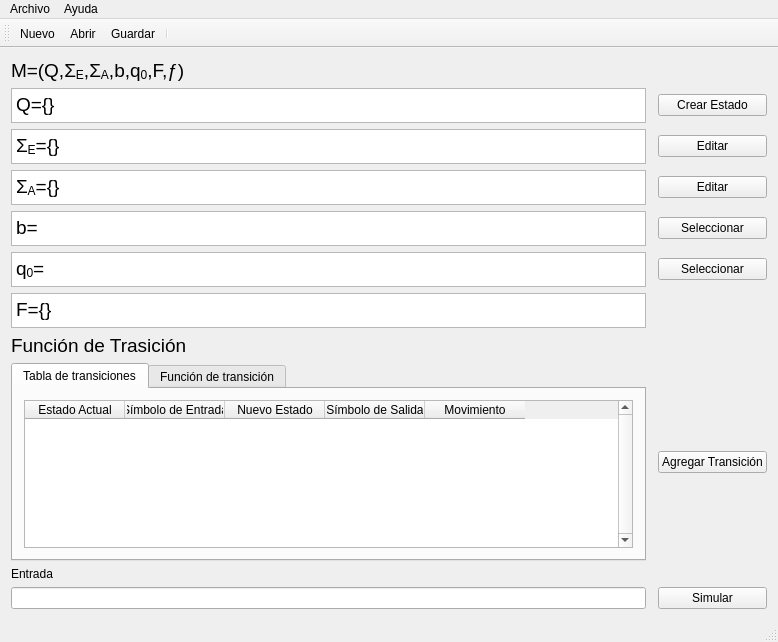
<?xml version="1.0" encoding="UTF-8"?>
<ui version="4.0">
 <class>MainWindow</class>
 <widget class="QMainWindow" name="MainWindow">
  <property name="geometry">
   <rect>
    <x>0</x>
    <y>0</y>
    <width>778</width>
    <height>642</height>
   </rect>
  </property>
  <property name="font">
   <font>
    <family>MS Shell Dlg 2</family>
   </font>
  </property>
  <property name="windowTitle">
   <string>Simulador de MT</string>
  </property>
  <property name="windowIcon">
   <iconset resource="Resource.qrc">
    <normaloff>:/resource/resource/Alan_Turing_.jpg</normaloff>:/resource/resource/Alan_Turing_.jpg</iconset>
  </property>
  <property name="styleSheet">
   <string notr="true">QTextBrowser{
font-family:'MS Shell Dlg 2'; font-weight:400; font-style:normal;font-size:14pt;
}</string>
  </property>
  <widget class="QWidget" name="centralWidget">
   <layout class="QGridLayout" name="gridLayout">
    <item row="0" column="0">
     <widget class="QLabel" name="label_7">
      <property name="text">
       <string>&lt;!DOCTYPE HTML PUBLIC &quot;-//W3C//DTD HTML 4.0//EN&quot; &quot;http://www.w3.org/TR/REC-html40/strict.dtd&quot;&gt;
&lt;html&gt;&lt;head&gt;&lt;meta name=&quot;qrichtext&quot; content=&quot;1&quot; /&gt;&lt;style type=&quot;text/css&quot;&gt;
p, li { white-space: pre-wrap; }
&lt;/style&gt;&lt;/head&gt;&lt;body style=&quot; font-family:'Ubuntu'; font-size:11pt; font-weight:400; font-style:normal;&quot;&gt;
&lt;p style=&quot; margin-top:0px; margin-bottom:0px; margin-left:0px; margin-right:0px; -qt-block-indent:0; text-indent:0px;&quot;&gt;&lt;span style=&quot; font-family:'MS Shell Dlg 2'; font-size:14pt;&quot;&gt;M=(Q,Σ&lt;/span&gt;&lt;span style=&quot; font-family:'MS Shell Dlg 2'; font-size:14pt; vertical-align:sub;&quot;&gt;E&lt;/span&gt;&lt;span style=&quot; font-family:'MS Shell Dlg 2'; font-size:14pt;&quot;&gt;,Σ&lt;/span&gt;&lt;span style=&quot; font-family:'MS Shell Dlg 2'; font-size:14pt; vertical-align:sub;&quot;&gt;A&lt;/span&gt;&lt;span style=&quot; font-family:'MS Shell Dlg 2'; font-size:14pt;&quot;&gt;,b,q&lt;/span&gt;&lt;span style=&quot; font-family:'MS Shell Dlg 2'; font-size:14pt; vertical-align:sub;&quot;&gt;0&lt;/span&gt;&lt;span style=&quot; font-family:'MS Shell Dlg 2'; font-size:14pt;&quot;&gt;,F,ƒ)&lt;/span&gt;&lt;/p&gt;&lt;/body&gt;&lt;/html&gt;</string>
      </property>
     </widget>
    </item>
    <item row="12" column="0" colspan="2">
     <widget class="QLabel" name="label_13">
      <property name="text">
       <string>&lt;!DOCTYPE HTML PUBLIC &quot;-//W3C//DTD HTML 4.0//EN&quot; &quot;http://www.w3.org/TR/REC-html40/strict.dtd&quot;&gt;
&lt;html&gt;&lt;head&gt;&lt;meta name=&quot;qrichtext&quot; content=&quot;1&quot; /&gt;&lt;style type=&quot;text/css&quot;&gt;
p, li { white-space: pre-wrap; }
&lt;/style&gt;&lt;/head&gt;&lt;body style=&quot; font-family:'MS Shell Dlg 2'; font-size:8.25pt; font-weight:400; font-style:normal;&quot;&gt;
&lt;p style=&quot; margin-top:0px; margin-bottom:0px; margin-left:0px; margin-right:0px; -qt-block-indent:0; text-indent:0px;&quot;&gt;&lt;span style=&quot; font-size:14pt;&quot;&gt;Función de Trasición&lt;/span&gt;&lt;/p&gt;&lt;/body&gt;&lt;/html&gt;</string>
      </property>
     </widget>
    </item>
    <item row="5" column="0">
     <widget class="QTextBrowser" name="tb_inputAlphabet">
      <property name="maximumSize">
       <size>
        <width>16777215</width>
        <height>35</height>
       </size>
      </property>
      <property name="html">
       <string>&lt;!DOCTYPE HTML PUBLIC &quot;-//W3C//DTD HTML 4.0//EN&quot; &quot;http://www.w3.org/TR/REC-html40/strict.dtd&quot;&gt;
&lt;html&gt;&lt;head&gt;&lt;meta name=&quot;qrichtext&quot; content=&quot;1&quot; /&gt;&lt;style type=&quot;text/css&quot;&gt;
p, li { white-space: pre-wrap; }
&lt;/style&gt;&lt;/head&gt;&lt;body style=&quot; font-family:'MS Shell Dlg 2'; font-size:14pt; font-weight:400; font-style:normal;&quot;&gt;
&lt;p style=&quot; margin-top:0px; margin-bottom:0px; margin-left:0px; margin-right:0px; -qt-block-indent:0; text-indent:0px;&quot;&gt;Σ&lt;span style=&quot; vertical-align:sub;&quot;&gt;E&lt;/span&gt;={}&lt;/p&gt;&lt;/body&gt;&lt;/html&gt;</string>
      </property>
     </widget>
    </item>
    <item row="6" column="0">
     <widget class="QTextBrowser" name="tb_auxiliaryAlphabet">
      <property name="maximumSize">
       <size>
        <width>16777215</width>
        <height>35</height>
       </size>
      </property>
      <property name="html">
       <string>&lt;!DOCTYPE HTML PUBLIC &quot;-//W3C//DTD HTML 4.0//EN&quot; &quot;http://www.w3.org/TR/REC-html40/strict.dtd&quot;&gt;
&lt;html&gt;&lt;head&gt;&lt;meta name=&quot;qrichtext&quot; content=&quot;1&quot; /&gt;&lt;style type=&quot;text/css&quot;&gt;
p, li { white-space: pre-wrap; }
&lt;/style&gt;&lt;/head&gt;&lt;body style=&quot; font-family:'MS Shell Dlg 2'; font-size:14pt; font-weight:400; font-style:normal;&quot;&gt;
&lt;p style=&quot; margin-top:0px; margin-bottom:0px; margin-left:0px; margin-right:0px; -qt-block-indent:0; text-indent:0px;&quot;&gt;Σ&lt;span style=&quot; vertical-align:sub;&quot;&gt;A&lt;/span&gt;={}&lt;/p&gt;&lt;/body&gt;&lt;/html&gt;</string>
      </property>
     </widget>
    </item>
    <item row="8" column="0">
     <widget class="QTextBrowser" name="tb_initialState">
      <property name="maximumSize">
       <size>
        <width>16777215</width>
        <height>35</height>
       </size>
      </property>
      <property name="html">
       <string>&lt;!DOCTYPE HTML PUBLIC &quot;-//W3C//DTD HTML 4.0//EN&quot; &quot;http://www.w3.org/TR/REC-html40/strict.dtd&quot;&gt;
&lt;html&gt;&lt;head&gt;&lt;meta name=&quot;qrichtext&quot; content=&quot;1&quot; /&gt;&lt;style type=&quot;text/css&quot;&gt;
p, li { white-space: pre-wrap; }
&lt;/style&gt;&lt;/head&gt;&lt;body style=&quot; font-family:'MS Shell Dlg 2'; font-size:14pt; font-weight:400; font-style:normal;&quot;&gt;
&lt;p style=&quot; margin-top:0px; margin-bottom:0px; margin-left:0px; margin-right:0px; -qt-block-indent:0; text-indent:0px;&quot;&gt;q&lt;span style=&quot; vertical-align:sub;&quot;&gt;0&lt;/span&gt;=&lt;/p&gt;&lt;/body&gt;&lt;/html&gt;</string>
      </property>
     </widget>
    </item>
    <item row="5" column="2">
     <widget class="QPushButton" name="pb_addInputSymbol">
      <property name="text">
       <string>Editar</string>
      </property>
     </widget>
    </item>
    <item row="6" column="2">
     <widget class="QPushButton" name="pb_addAuiliarySymbol">
      <property name="text">
       <string>Editar</string>
      </property>
     </widget>
    </item>
    <item row="8" column="2">
     <widget class="QPushButton" name="pb_setIntialState">
      <property name="text">
       <string>Seleccionar</string>
      </property>
     </widget>
    </item>
    <item row="7" column="0">
     <widget class="QTextBrowser" name="tb_blank">
      <property name="maximumSize">
       <size>
        <width>16777215</width>
        <height>35</height>
       </size>
      </property>
      <property name="html">
       <string>&lt;!DOCTYPE HTML PUBLIC &quot;-//W3C//DTD HTML 4.0//EN&quot; &quot;http://www.w3.org/TR/REC-html40/strict.dtd&quot;&gt;
&lt;html&gt;&lt;head&gt;&lt;meta name=&quot;qrichtext&quot; content=&quot;1&quot; /&gt;&lt;style type=&quot;text/css&quot;&gt;
p, li { white-space: pre-wrap; }
&lt;/style&gt;&lt;/head&gt;&lt;body style=&quot; font-family:'MS Shell Dlg 2'; font-size:14pt; font-weight:400; font-style:normal;&quot;&gt;
&lt;p style=&quot; margin-top:0px; margin-bottom:0px; margin-left:0px; margin-right:0px; -qt-block-indent:0; text-indent:0px;&quot;&gt;b=&lt;/p&gt;&lt;/body&gt;&lt;/html&gt;</string>
      </property>
     </widget>
    </item>
    <item row="7" column="2">
     <widget class="QPushButton" name="pb_setBlank">
      <property name="text">
       <string>Seleccionar</string>
      </property>
     </widget>
    </item>
    <item row="3" column="0">
     <widget class="QTextBrowser" name="tb_States">
      <property name="maximumSize">
       <size>
        <width>16777213</width>
        <height>35</height>
       </size>
      </property>
      <property name="font">
       <font>
        <family>MS Shell Dlg 2</family>
        <pointsize>14</pointsize>
        <weight>50</weight>
        <italic>false</italic>
        <bold>false</bold>
       </font>
      </property>
      <property name="styleSheet">
       <string notr="true">/*background-color: rgba(255, 255, 255, 0);*/
</string>
      </property>
      <property name="html">
       <string>&lt;!DOCTYPE HTML PUBLIC &quot;-//W3C//DTD HTML 4.0//EN&quot; &quot;http://www.w3.org/TR/REC-html40/strict.dtd&quot;&gt;
&lt;html&gt;&lt;head&gt;&lt;meta name=&quot;qrichtext&quot; content=&quot;1&quot; /&gt;&lt;style type=&quot;text/css&quot;&gt;
p, li { white-space: pre-wrap; }
&lt;/style&gt;&lt;/head&gt;&lt;body style=&quot; font-family:'MS Shell Dlg 2'; font-size:14pt; font-weight:400; font-style:normal;&quot;&gt;
&lt;p style=&quot; margin-top:0px; margin-bottom:0px; margin-left:0px; margin-right:0px; -qt-block-indent:0; text-indent:0px;&quot;&gt;Q={}&lt;/p&gt;&lt;/body&gt;&lt;/html&gt;</string>
      </property>
     </widget>
    </item>
    <item row="15" column="0">
     <widget class="QLabel" name="label">
      <property name="text">
       <string>Entrada</string>
      </property>
     </widget>
    </item>
    <item row="16" column="0">
     <widget class="QLineEdit" name="le_input">
      <property name="text">
       <string/>
      </property>
     </widget>
    </item>
    <item row="3" column="2">
     <widget class="QPushButton" name="pb_addState">
      <property name="text">
       <string>Crear Estado</string>
      </property>
     </widget>
    </item>
    <item row="16" column="2">
     <widget class="QPushButton" name="pb_simulate">
      <property name="text">
       <string>Simular</string>
      </property>
     </widget>
    </item>
    <item row="9" column="0">
     <widget class="QTextBrowser" name="tb_finalStates">
      <property name="maximumSize">
       <size>
        <width>16777215</width>
        <height>35</height>
       </size>
      </property>
      <property name="html">
       <string>&lt;!DOCTYPE HTML PUBLIC &quot;-//W3C//DTD HTML 4.0//EN&quot; &quot;http://www.w3.org/TR/REC-html40/strict.dtd&quot;&gt;
&lt;html&gt;&lt;head&gt;&lt;meta name=&quot;qrichtext&quot; content=&quot;1&quot; /&gt;&lt;style type=&quot;text/css&quot;&gt;
p, li { white-space: pre-wrap; }
&lt;/style&gt;&lt;/head&gt;&lt;body style=&quot; font-family:'MS Shell Dlg 2'; font-size:14pt; font-weight:400; font-style:normal;&quot;&gt;
&lt;p style=&quot; margin-top:0px; margin-bottom:0px; margin-left:0px; margin-right:0px; -qt-block-indent:0; text-indent:0px;&quot;&gt;F={}&lt;/p&gt;&lt;/body&gt;&lt;/html&gt;</string>
      </property>
     </widget>
    </item>
    <item row="13" column="2">
     <widget class="QPushButton" name="pb_addTransition">
      <property name="text">
       <string>Agregar Transición</string>
      </property>
     </widget>
    </item>
    <item row="13" column="0">
     <widget class="QTabWidget" name="tabWidget">
      <property name="tabShape">
       <enum>QTabWidget::Rounded</enum>
      </property>
      <property name="currentIndex">
       <number>0</number>
      </property>
      <widget class="QWidget" name="tab">
       <attribute name="title">
        <string>Tabla de transiciones</string>
       </attribute>
       <layout class="QGridLayout" name="gridLayout_2">
        <item row="0" column="0">
         <widget class="QTableWidget" name="tw_transitions">
          <property name="verticalScrollBarPolicy">
           <enum>Qt::ScrollBarAlwaysOn</enum>
          </property>
          <property name="horizontalScrollBarPolicy">
           <enum>Qt::ScrollBarAsNeeded</enum>
          </property>
          <property name="editTriggers">
           <set>QAbstractItemView::NoEditTriggers</set>
          </property>
          <property name="alternatingRowColors">
           <bool>true</bool>
          </property>
          <property name="selectionMode">
           <enum>QAbstractItemView::SingleSelection</enum>
          </property>
          <property name="selectionBehavior">
           <enum>QAbstractItemView::SelectRows</enum>
          </property>
          <column>
           <property name="text">
            <string>Estado Actual</string>
           </property>
          </column>
          <column>
           <property name="text">
            <string>Símbolo de Entrada</string>
           </property>
          </column>
          <column>
           <property name="text">
            <string>Nuevo Estado</string>
           </property>
          </column>
          <column>
           <property name="text">
            <string>Símbolo de Salida</string>
           </property>
          </column>
          <column>
           <property name="text">
            <string>Movimiento</string>
           </property>
          </column>
         </widget>
        </item>
       </layout>
      </widget>
      <widget class="QWidget" name="tab_2">
       <attribute name="title">
        <string>Función de transición</string>
       </attribute>
       <layout class="QGridLayout" name="gridLayout_3">
        <item row="0" column="0">
         <widget class="QListView" name="lv_transitions">
          <property name="editTriggers">
           <set>QAbstractItemView::NoEditTriggers</set>
          </property>
         </widget>
        </item>
       </layout>
      </widget>
     </widget>
    </item>
   </layout>
  </widget>
  <widget class="QMenuBar" name="menuBar">
   <property name="geometry">
    <rect>
     <x>0</x>
     <y>0</y>
     <width>778</width>
     <height>25</height>
    </rect>
   </property>
   <widget class="QMenu" name="menuNuevo">
    <property name="title">
     <string>Archivo</string>
    </property>
    <addaction name="actionNuevo"/>
    <addaction name="actionAbrir"/>
    <addaction name="actionGuardar"/>
   </widget>
   <widget class="QMenu" name="menuAyuda">
    <property name="title">
     <string>Ayuda</string>
    </property>
    <addaction name="actionAcerca_de"/>
   </widget>
   <addaction name="menuNuevo"/>
   <addaction name="menuAyuda"/>
  </widget>
  <widget class="QToolBar" name="mainToolBar">
   <attribute name="toolBarArea">
    <enum>TopToolBarArea</enum>
   </attribute>
   <attribute name="toolBarBreak">
    <bool>false</bool>
   </attribute>
   <addaction name="actionNuevo"/>
   <addaction name="actionAbrir"/>
   <addaction name="actionGuardar"/>
   <addaction name="separator"/>
  </widget>
  <widget class="QStatusBar" name="statusBar"/>
  <action name="actionNuevo">
   <property name="icon">
    <iconset resource="Resource.qrc">
     <normaloff>:/resource/resource/new.png</normaloff>:/resource/resource/new.png</iconset>
   </property>
   <property name="text">
    <string>Nuevo</string>
   </property>
   <property name="shortcut">
    <string>Ctrl+N</string>
   </property>
  </action>
  <action name="actionGuardar">
   <property name="icon">
    <iconset resource="Resource.qrc">
     <normaloff>:/resource/resource/save.png</normaloff>:/resource/resource/save.png</iconset>
   </property>
   <property name="text">
    <string>Guardar</string>
   </property>
   <property name="shortcut">
    <string>Ctrl+G</string>
   </property>
  </action>
  <action name="actionAbrir">
   <property name="icon">
    <iconset resource="Resource.qrc">
     <normaloff>:/resource/resource/open.png</normaloff>:/resource/resource/open.png</iconset>
   </property>
   <property name="text">
    <string>Abrir</string>
   </property>
   <property name="shortcut">
    <string>Ctrl+A</string>
   </property>
  </action>
  <action name="actionAcerca_de">
   <property name="icon">
    <iconset resource="Resource.qrc">
     <normaloff>:/resource/resource/UTN_logo_small.jpg</normaloff>:/resource/resource/UTN_logo_small.jpg</iconset>
   </property>
   <property name="text">
    <string>Acerca de...</string>
   </property>
  </action>
 </widget>
 <layoutdefault spacing="6" margin="11"/>
 <resources>
  <include location="Resource.qrc"/>
 </resources>
 <connections>
  <connection>
   <sender>actionAbrir</sender>
   <signal>activated()</signal>
   <receiver>MainWindow</receiver>
   <slot>openTuringMachine()</slot>
   <hints>
    <hint type="sourcelabel">
     <x>-1</x>
     <y>-1</y>
    </hint>
    <hint type="destinationlabel">
     <x>388</x>
     <y>320</y>
    </hint>
   </hints>
  </connection>
  <connection>
   <sender>actionGuardar</sender>
   <signal>activated()</signal>
   <receiver>MainWindow</receiver>
   <slot>saveTuringMachine()</slot>
   <hints>
    <hint type="sourcelabel">
     <x>-1</x>
     <y>-1</y>
    </hint>
    <hint type="destinationlabel">
     <x>388</x>
     <y>320</y>
    </hint>
   </hints>
  </connection>
  <connection>
   <sender>actionNuevo</sender>
   <signal>activated()</signal>
   <receiver>MainWindow</receiver>
   <slot>newTuringMachine()</slot>
   <hints>
    <hint type="sourcelabel">
     <x>-1</x>
     <y>-1</y>
    </hint>
    <hint type="destinationlabel">
     <x>388</x>
     <y>320</y>
    </hint>
   </hints>
  </connection>
  <connection>
   <sender>actionAcerca_de</sender>
   <signal>activated()</signal>
   <receiver>MainWindow</receiver>
   <slot>about()</slot>
   <hints>
    <hint type="sourcelabel">
     <x>-1</x>
     <y>-1</y>
    </hint>
    <hint type="destinationlabel">
     <x>388</x>
     <y>320</y>
    </hint>
   </hints>
  </connection>
 </connections>
 <slots>
  <slot>openTuringMachine()</slot>
  <slot>saveTuringMachine()</slot>
  <slot>newTuringMachine()</slot>
  <slot>about()</slot>
 </slots>
</ui>
